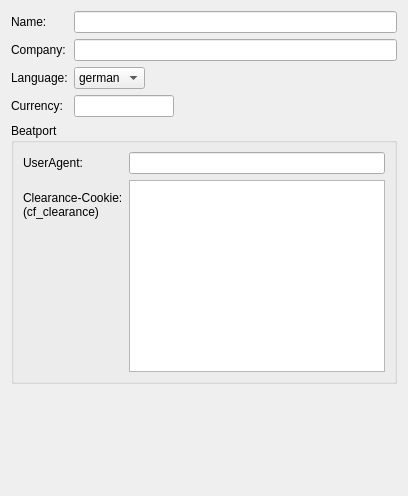
     <widget class="QWidget" name="tab">
      <attribute name="icon">
       <iconset resource="../../resources.qrc">
        <normaloff>:/icons/resources/user.png</normaloff>:/icons/resources/user.png</iconset>
      </attribute>
      <attribute name="title">
       <string>User</string>
      </attribute>
      <layout class="QVBoxLayout" name="verticalLayout">
       <item>
        <layout class="QGridLayout" name="gridLayout_2">
         <item row="2" column="0">
          <widget class="QLabel" name="label_10">
           <property name="text">
            <string>Language:</string>
           </property>
          </widget>
         </item>
         <item row="2" column="1">
          <layout class="QHBoxLayout" name="horizontalLayout_6">
           <item>
            <widget class="QComboBox" name="language">
             <item>
              <property name="text">
               <string>german</string>
              </property>
             </item>
             <item>
              <property name="text">
               <string>english</string>
              </property>
             </item>
            </widget>
           </item>
           <item>
            <spacer name="horizontalSpacer_5">
             <property name="orientation">
              <enum>Qt::Orientation::Horizontal</enum>
             </property>
             <property name="sizeHint" stdset="0">
              <size>
               <width>40</width>
               <height>20</height>
              </size>
             </property>
            </spacer>
           </item>
          </layout>
         </item>
         <item row="1" column="0">
          <widget class="QLabel" name="label_9">
           <property name="text">
            <string>Company:</string>
           </property>
          </widget>
         </item>
         <item row="3" column="0">
          <widget class="QLabel" name="label_11">
           <property name="text">
            <string>Currency:</string>
           </property>
          </widget>
         </item>
         <item row="0" column="1">
          <widget class="QLineEdit" name="name"/>
         </item>
         <item row="1" column="1">
          <widget class="QLineEdit" name="company"/>
         </item>
         <item row="3" column="1">
          <layout class="QHBoxLayout" name="horizontalLayout_7">
           <item>
            <widget class="QLineEdit" name="currency">
             <property name="maximumSize">
              <size>
               <width>100</width>
               <height>16777215</height>
              </size>
             </property>
            </widget>
           </item>
           <item>
            <spacer name="horizontalSpacer_6">
             <property name="orientation">
              <enum>Qt::Orientation::Horizontal</enum>
             </property>
             <property name="sizeHint" stdset="0">
              <size>
               <width>40</width>
               <height>20</height>
              </size>
             </property>
            </spacer>
           </item>
          </layout>
         </item>
         <item row="0" column="0">
          <widget class="QLabel" name="label_8">
           <property name="text">
            <string>Name:</string>
           </property>
          </widget>
         </item>
        </layout>
       </item>
       <item>
        <widget class="QGroupBox" name="groupBox_2">
         <property name="title">
          <string>Beatport</string>
         </property>
         <layout class="QVBoxLayout" name="verticalLayout_14">
          <item>
           <layout class="QFormLayout" name="formLayout">
            <item row="0" column="0">
             <widget class="QLabel" name="label_3">
              <property name="text">
               <string>UserAgent:</string>
              </property>
             </widget>
            </item>
            <item row="0" column="1">
             <widget class="QLineEdit" name="beatport_userAgent"/>
            </item>
            <item row="1" column="0">
             <widget class="QLabel" name="label_26">
              <property name="text">
               <string>Clearance-Cookie: (cf_clearance)</string>
              </property>
              <property name="scaledContents">
               <bool>false</bool>
              </property>
              <property name="wordWrap">
               <bool>true</bool>
              </property>
             </widget>
            </item>
            <item row="1" column="1">
             <widget class="QPlainTextEdit" name="beatport_clearance"/>
            </item>
           </layout>
          </item>
         </layout>
        </widget>
       </item>
       <item>
        <spacer name="verticalSpacer">
         <property name="orientation">
          <enum>Qt::Orientation::Vertical</enum>
         </property>
         <property name="sizeHint" stdset="0">
          <size>
           <width>20</width>
           <height>101</height>
          </size>
         </property>
        </spacer>
       </item>
      </layout>
     </widget>
